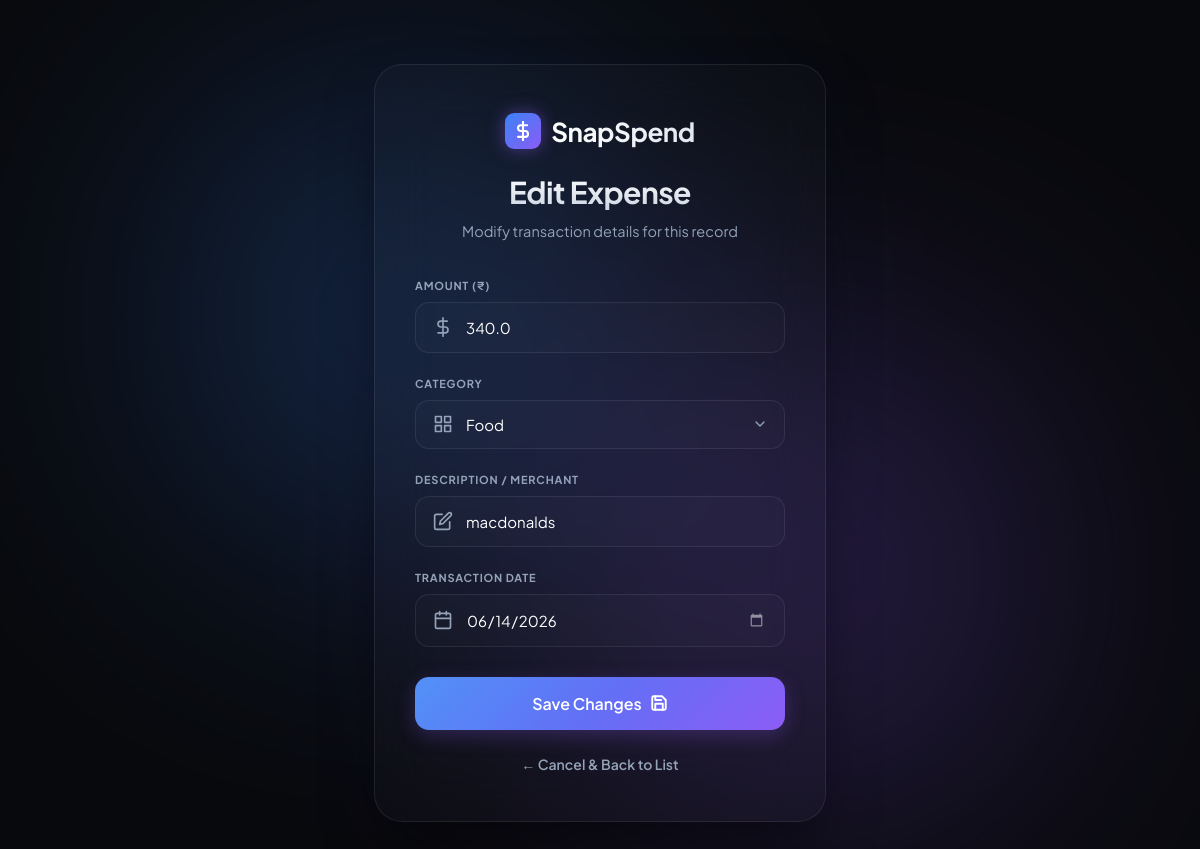
Page /edit/30 (signed in) on the committed database.
### tables this page shows
CREATE TABLE expenses(
    id INTEGER PRIMARY KEY AUTOINCREMENT,
    amount REAL,
    category TEXT,
    description TEXT,
    date TEXT
);

### app.py (the view)
@app.route("/edit/<int:id>")
@login_required
def edit_expense(id):
    conn=sqlite3.connect("snapspend.db")
    cursor=conn.cursor()
    cursor.execute("SELECT * FROM expenses WHERE id=?",(id,))
    expense=cursor.fetchone()
    conn.close()
    return render_template("edit_expense.html",expense=expense)

### app.py (called while the page is built)
def login_required(f):
    @wraps(f)
    def decorated_function(*args, **kwargs):
        if "user_id" not in session:
            flash("Please log in to access this page.", "error")
            return redirect("/login")
        return f(*args, **kwargs)
    return decorated_function

### templates/edit_expense.html (shortened to what this page needs)
<!DOCTYPE html>
<html lang="en">
<head>
    <link rel="stylesheet" href="{{ url_for('static', filename='css/auth.css') }}">
</head>
<body>
    <div class="auth-container" style="max-width: 500px;">
        <div class="auth-card">
            <a href="/" class="auth-logo">
                <div class="auth-logo-icon">
                    <svg width="20" height="20" viewBox="0 0 24 24" fill="none" stroke="#ffffff" stroke-width="2.5" stroke-linecap="round" stroke-linejoin="round">
                        <line x1="12" y1="1" x2="12" y2="23"></line>
                        <path d="M17 5H9.5a3.5 3.5 0 0 0 0 7h5a3.5 3.5 0 0 1 0 7H6"></path>
                    </svg>
                </div>
                <span class="auth-logo-text">SnapSpend</span>
            </a>
            <h1 class="auth-title">Edit Expense</h1>
            <p class="auth-subtitle">Modify transaction details for this record</p>
            <form action="/update/{{ expense[0] }}" method="POST" class="auth-form">
                <div class="form-group">
                    <label for="amount" class="form-label">Amount (₹)</label>
                    <div class="input-wrapper">
                        <input type="number" step="0.01" min="0" id="amount" name="amount" class="auth-input" value="{{ expense[1] }}" required>
                        <div class="input-icon">
                            <svg width="20" height="20" viewBox="0 0 24 24" fill="none" stroke="currentColor" stroke-width="2" stroke-linecap="round" stroke-linejoin="round">
                                <line x1="12" y1="1" x2="12" y2="23"></line>
                                <path d="M17 5H9.5a3.5 3.5 0 0 0 0 7h5a3.5 3.5 0 0 1 0 7H6"></path>
                            </svg>
                        </div>
                    </div>
                </div>
                <div class="form-group">
                    <label for="category" class="form-label">Category</label>
                    <div class="input-wrapper">
                        <select id="category" name="category" class="auth-input" required>
                            {% for cat in ["Food", "Grocery", "Travel", "Shopping", "Medical", "Entertainment", "Utilities", "Other"] %}
                                <option value="{{ cat }}" {% if expense[2] == cat %}selected{% endif %}>{{ cat }}</option>
                            {% endfor %}
                        </select>
                        <div class="input-icon">
                        </div>
                    </div>
                </div>
                <div class="form-group">
                    <label for="description" class="form-label">Description / Merchant</label>
                    <div class="input-wrapper">
                        <input type="text" id="description" name="description" class="auth-input" value="{{ expense[3] }}" required>
                        <div class="input-icon">
                            <svg width="20" height="20" viewBox="0 0 24 24" fill="none" stroke="currentColor" stroke-width="2" stroke-linecap="round" stroke-linejoin="round">
                                <path d="M11 4H4a2 2 0 0 0-2 2v14a2 2 0 0 0 2 2h14a2 2 0 0 0 2-2v-7"></path>
                                <path d="M18.5 2.5a2.121 2.121 0 1 1 3 3L12 15l-4 1 1-4 9.5-9.5z"></path>
                            </svg>
                        </div>
                    </div>
                </div>
                <div class="form-group">
                    <label for="date" class="form-label">Transaction Date</label>
                    <div class="input-wrapper">
                        <input type="date" id="date" name="date" class="auth-input" value="{{ expense[4] }}" required>
                        <div class="input-icon">
                        </div>
                    </div>
                </div>
                <button type="submit" class="auth-btn">
                    <span>Save Changes</span>
                </button>
            </form>
            <div class="auth-footer" style="margin-top: 25px;">
                <a href="/expenses" class="auth-link" style="font-size: 14px; color: var(--text-secondary);">← Cancel & Back to List</a>
            </div>
        </div>
    </div>
</body>
</html>

### static/css/auth.css (style rules this page uses)
:root { --bg-color: #08090c; --card-bg: rgba(255, 255, 255, 0.02); --card-border: rgba(255, 255, 255, 0.08); --card-border-hover: rgba(139, 92, 246, 0.25); --text-primary: #ffffff; --text-secondary: #94a3b8; --accent-blue: #3b82f6; --accent-purple: #8b5cf6; --accent-gradient: linear-gradient(135deg, #3b82f6 0%, #8b5cf6 100%); --button-gradient: linear-gradient(135deg, rgba(255, 255, 255, 0.12) 0%, rgba(255, 255, 255, 0) 50%), linear-gradient(135deg, #3b82f6 0%, #8b5cf6 100%); --accent-glow: rgba(139, 92, 246, 0.35); --input-bg: rgba(255, 255, 255, 0.015); --input-border: rgba(255, 255, 255, 0.08); --input-focus-border: rgba(139, 92, 246, 0.55); --error-bg: rgba(239, 68, 68, 0.1); --error-border: rgba(239, 68, 68, 0.2); --error-text: #f87171; --success-bg: rgba(16, 185, 129, 0.1); --success-border: rgba(16, 185, 129, 0.2); --success-text: #34d399; }
* { margin: 0; padding: 0; box-sizing: border-box; }
body { font-family: 'Plus Jakarta Sans', sans-serif; background-color: var(--bg-color); color: var(--text-primary); min-height: 100vh; display: flex; justify-content: center; align-items: center; overflow-x: hidden; position: relative; padding: 40px 0; }
body::before, body::after { content: ''; position: absolute; width: 450px; height: 450px; border-radius: 50%; filter: blur(140px); z-index: 0; pointer-events: none; opacity: 0.32; animation: float 12s ease-in-out infinite alternate; }
body::before { background: var(--accent-blue); top: 10%; left: 15%; animation-delay: 0s; }
body::after { background: var(--accent-purple); bottom: 10%; right: 15%; animation-delay: -6s; }
.auth-container { width: 100%; max-width: 460px; padding: 24px; z-index: 10; }
.auth-card { background: var(--card-bg); border: 1px solid var(--card-border); backdrop-filter: blur(28px); -webkit-backdrop-filter: blur(28px); border-radius: 28px; padding: 48px 40px; box-shadow: 0 30px 60px -15px rgba(0, 0, 0, 0.6), 0 0 50px rgba(139, 92, 246, 0.03); width: 100%; text-align: center; transition: border-color 0.4s ease, box-shadow 0.4s ease; animation: fadeIn 0.6s cubic-bezier(0.16, 1, 0.3, 1); }
.auth-logo { display: inline-flex; align-items: center; gap: 10px; margin-bottom: 24px; text-decoration: none; }
.auth-logo-icon { width: 36px; height: 36px; background: var(--accent-gradient); border-radius: 9px; display: flex; align-items: center; justify-content: center; box-shadow: 0 0 18px rgba(139, 92, 246, 0.45); }
.auth-logo-text { font-size: 26px; font-weight: 700; letter-spacing: -0.5px; background: linear-gradient(to right, #ffffff, #e2e8f0); -webkit-background-clip: text; -webkit-text-fill-color: transparent; }
.auth-title { font-size: 30px; font-weight: 700; margin-bottom: 10px; letter-spacing: -0.5px; background: linear-gradient(180deg, #ffffff 0%, #cbd5e1 100%); -webkit-background-clip: text; -webkit-text-fill-color: transparent; }
.auth-subtitle { color: var(--text-secondary); font-size: 14.5px; margin-bottom: 36px; line-height: 1.5; }
.auth-form { text-align: left; }
.form-group { margin-bottom: 24px; position: relative; transition: transform 0.2s ease; }
.form-label { display: block; color: var(--text-secondary); font-size: 11px; font-weight: 700; margin-bottom: 10px; text-transform: uppercase; letter-spacing: 0.8px; transition: color 0.3s ease; }
.input-wrapper { position: relative; display: flex; align-items: center; }
.input-icon { position: absolute; left: 18px; color: var(--text-secondary); pointer-events: none; transition: color 0.3s ease, transform 0.3s ease; display: flex; align-items: center; justify-content: center; }
.auth-input { width: 100%; background-color: var(--input-bg); border: 1px solid var(--input-border); border-radius: 14px; padding: 15px 18px 15px 50px; color: var(--text-primary); font-family: inherit; font-size: 15px; transition: all 0.3s cubic-bezier(0.4, 0, 0.2, 1); outline: none; }
.auth-input::placeholder { color: rgba(255, 255, 255, 0.25); }
.auth-btn { width: 100%; background: var(--button-gradient); color: #ffffff; border: none; border-radius: 14px; padding: 16px; font-family: inherit; font-size: 16px; font-weight: 600; cursor: pointer; transition: all 0.3s cubic-bezier(0.4, 0, 0.2, 1); display: flex; align-items: center; justify-content: center; gap: 8px; margin-top: 30px; box-shadow: 0 6px 20px rgba(139, 92, 246, 0.25); }
.auth-footer { margin-top: 36px; font-size: 14px; color: var(--text-secondary); }
.auth-link { color: var(--accent-blue); text-decoration: none; font-weight: 600; transition: color 0.2s ease; }

### rows in the picture
expenses: amount "340.0", category "Food", description "macdonalds", date "06/14/2026"
